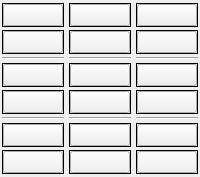
    <widget class="QWidget" name="shootbox" native="true">
     <property name="sizePolicy">
      <sizepolicy hsizetype="MinimumExpanding" vsizetype="MinimumExpanding">
       <horstretch>0</horstretch>
       <verstretch>0</verstretch>
      </sizepolicy>
     </property>
     <layout class="QGridLayout" name="shootingBOX">
      <property name="sizeConstraint">
       <enum>QLayout::SetNoConstraint</enum>
      </property>
      <property name="leftMargin">
       <number>2</number>
      </property>
      <property name="topMargin">
       <number>3</number>
      </property>
      <property name="rightMargin">
       <number>2</number>
      </property>
      <property name="bottomMargin">
       <number>3</number>
      </property>
      <property name="horizontalSpacing">
       <number>5</number>
      </property>
      <property name="verticalSpacing">
       <number>3</number>
      </property>
      <item row="6" column="0">
       <widget class="QFrame" name="frm12">
        <property name="frameShape">
         <enum>QFrame::Box</enum>
        </property>
        <property name="frameShadow">
         <enum>QFrame::Plain</enum>
        </property>
        <layout class="QHBoxLayout" name="horizontalLayout_37">
         <property name="spacing">
          <number>0</number>
         </property>
         <property name="leftMargin">
          <number>0</number>
         </property>
         <property name="topMargin">
          <number>0</number>
         </property>
         <property name="rightMargin">
          <number>0</number>
         </property>
         <property name="bottomMargin">
          <number>0</number>
         </property>
         <item>
          <widget class="QPushButton" name="gl12">
           <property name="sizePolicy">
            <sizepolicy hsizetype="Preferred" vsizetype="Preferred">
             <horstretch>0</horstretch>
             <verstretch>0</verstretch>
            </sizepolicy>
           </property>
           <property name="text">
            <string/>
           </property>
           <property name="checkable">
            <bool>true</bool>
           </property>
          </widget>
         </item>
        </layout>
       </widget>
      </item>
      <item row="6" column="1">
       <widget class="QFrame" name="frm13">
        <property name="frameShape">
         <enum>QFrame::Box</enum>
        </property>
        <property name="frameShadow">
         <enum>QFrame::Plain</enum>
        </property>
        <layout class="QHBoxLayout" name="horizontalLayout_39">
         <property name="spacing">
          <number>0</number>
         </property>
         <property name="leftMargin">
          <number>0</number>
         </property>
         <property name="topMargin">
          <number>0</number>
         </property>
         <property name="rightMargin">
          <number>0</number>
         </property>
         <property name="bottomMargin">
          <number>0</number>
         </property>
         <item>
          <widget class="QPushButton" name="gl13">
           <property name="sizePolicy">
            <sizepolicy hsizetype="Preferred" vsizetype="Preferred">
             <horstretch>0</horstretch>
             <verstretch>0</verstretch>
            </sizepolicy>
           </property>
           <property name="text">
            <string/>
           </property>
           <property name="checkable">
            <bool>true</bool>
           </property>
          </widget>
         </item>
        </layout>
       </widget>
      </item>
      <item row="7" column="1">
       <widget class="QFrame" name="frm16">
        <property name="frameShape">
         <enum>QFrame::Box</enum>
        </property>
        <property name="frameShadow">
         <enum>QFrame::Plain</enum>
        </property>
        <layout class="QHBoxLayout" name="horizontalLayout_38">
         <property name="spacing">
          <number>0</number>
         </property>
         <property name="leftMargin">
          <number>0</number>
         </property>
         <property name="topMargin">
          <number>0</number>
         </property>
         <property name="rightMargin">
          <number>0</number>
         </property>
         <property name="bottomMargin">
          <number>0</number>
         </property>
         <item>
          <widget class="QPushButton" name="gl16">
           <property name="sizePolicy">
            <sizepolicy hsizetype="Preferred" vsizetype="Preferred">
             <horstretch>0</horstretch>
             <verstretch>0</verstretch>
            </sizepolicy>
           </property>
           <property name="text">
            <string/>
           </property>
           <property name="checkable">
            <bool>true</bool>
           </property>
          </widget>
         </item>
        </layout>
       </widget>
      </item>
      <item row="7" column="2">
       <widget class="QFrame" name="frm17">
        <property name="frameShape">
         <enum>QFrame::Box</enum>
        </property>
        <property name="frameShadow">
         <enum>QFrame::Plain</enum>
        </property>
        <layout class="QHBoxLayout" name="horizontalLayout_43">
         <property name="spacing">
          <number>0</number>
         </property>
         <property name="leftMargin">
          <number>0</number>
         </property>
         <property name="topMargin">
          <number>0</number>
         </property>
         <property name="rightMargin">
          <number>0</number>
         </property>
         <property name="bottomMargin">
          <number>0</number>
         </property>
         <item>
          <widget class="QPushButton" name="gl17">
           <property name="sizePolicy">
            <sizepolicy hsizetype="Preferred" vsizetype="Preferred">
             <horstretch>0</horstretch>
             <verstretch>0</verstretch>
            </sizepolicy>
           </property>
           <property name="text">
            <string/>
           </property>
           <property name="checkable">
            <bool>true</bool>
           </property>
          </widget>
         </item>
        </layout>
       </widget>
      </item>
      <item row="0" column="0">
       <widget class="QFrame" name="frm0">
        <property name="frameShape">
         <enum>QFrame::Box</enum>
        </property>
        <property name="frameShadow">
         <enum>QFrame::Plain</enum>
        </property>
        <layout class="QHBoxLayout" name="horizontalLayout_26">
         <property name="spacing">
          <number>0</number>
         </property>
         <property name="leftMargin">
          <number>0</number>
         </property>
         <property name="topMargin">
          <number>0</number>
         </property>
         <property name="rightMargin">
          <number>0</number>
         </property>
         <property name="bottomMargin">
          <number>0</number>
         </property>
         <item>
          <widget class="QPushButton" name="gl0">
           <property name="sizePolicy">
            <sizepolicy hsizetype="Preferred" vsizetype="Preferred">
             <horstretch>0</horstretch>
             <verstretch>0</verstretch>
            </sizepolicy>
           </property>
           <property name="text">
            <string/>
           </property>
           <property name="checkable">
            <bool>true</bool>
           </property>
          </widget>
         </item>
        </layout>
       </widget>
      </item>
      <item row="3" column="2">
       <widget class="QFrame" name="frm8">
        <property name="frameShape">
         <enum>QFrame::Box</enum>
        </property>
        <property name="frameShadow">
         <enum>QFrame::Plain</enum>
        </property>
        <layout class="QHBoxLayout" name="horizontalLayout_40">
         <property name="spacing">
          <number>0</number>
         </property>
         <property name="leftMargin">
          <number>0</number>
         </property>
         <property name="topMargin">
          <number>0</number>
         </property>
         <property name="rightMargin">
          <number>0</number>
         </property>
         <property name="bottomMargin">
          <number>0</number>
         </property>
         <item>
          <widget class="QPushButton" name="gl8">
           <property name="sizePolicy">
            <sizepolicy hsizetype="Preferred" vsizetype="Preferred">
             <horstretch>0</horstretch>
             <verstretch>0</verstretch>
            </sizepolicy>
           </property>
           <property name="text">
            <string/>
           </property>
           <property name="checkable">
            <bool>true</bool>
           </property>
          </widget>
         </item>
        </layout>
       </widget>
      </item>
      <item row="0" column="2">
       <widget class="QFrame" name="frm2">
        <property name="frameShape">
         <enum>QFrame::Box</enum>
        </property>
        <property name="frameShadow">
         <enum>QFrame::Plain</enum>
        </property>
        <layout class="QHBoxLayout" name="horizontalLayout_30">
         <property name="spacing">
          <number>0</number>
         </property>
         <property name="leftMargin">
          <number>0</number>
         </property>
         <property name="topMargin">
          <number>0</number>
         </property>
         <property name="rightMargin">
          <number>0</number>
         </property>
         <property name="bottomMargin">
          <number>0</number>
         </property>
         <item>
          <widget class="QPushButton" name="gl2">
           <property name="sizePolicy">
            <sizepolicy hsizetype="Preferred" vsizetype="Preferred">
             <horstretch>0</horstretch>
             <verstretch>0</verstretch>
            </sizepolicy>
           </property>
           <property name="text">
            <string/>
           </property>
           <property name="checkable">
            <bool>true</bool>
           </property>
          </widget>
         </item>
        </layout>
       </widget>
      </item>
      <item row="1" column="1">
       <widget class="QFrame" name="frm4">
        <property name="frameShape">
         <enum>QFrame::Box</enum>
        </property>
        <property name="frameShadow">
         <enum>QFrame::Plain</enum>
        </property>
        <layout class="QHBoxLayout" name="horizontalLayout_29">
         <property name="spacing">
          <number>0</number>
         </property>
         <property name="leftMargin">
          <number>0</number>
         </property>
         <property name="topMargin">
          <number>0</number>
         </property>
         <property name="rightMargin">
          <number>0</number>
         </property>
         <property name="bottomMargin">
          <number>0</number>
         </property>
         <item>
          <widget class="QPushButton" name="gl4">
           <property name="sizePolicy">
            <sizepolicy hsizetype="Preferred" vsizetype="Preferred">
             <horstretch>0</horstretch>
             <verstretch>0</verstretch>
            </sizepolicy>
           </property>
           <property name="text">
            <string/>
           </property>
           <property name="checkable">
            <bool>true</bool>
           </property>
          </widget>
         </item>
        </layout>
       </widget>
      </item>
      <item row="6" column="2">
       <widget class="QFrame" name="frm14">
        <property name="frameShape">
         <enum>QFrame::Box</enum>
        </property>
        <property name="frameShadow">
         <enum>QFrame::Plain</enum>
        </property>
        <layout class="QHBoxLayout" name="horizontalLayout_42">
         <property name="spacing">
          <number>0</number>
         </property>
         <property name="leftMargin">
          <number>0</number>
         </property>
         <property name="topMargin">
          <number>0</number>
         </property>
         <property name="rightMargin">
          <number>0</number>
         </property>
         <property name="bottomMargin">
          <number>0</number>
         </property>
         <item>
          <widget class="QPushButton" name="gl14">
           <property name="sizePolicy">
            <sizepolicy hsizetype="Preferred" vsizetype="Preferred">
             <horstretch>0</horstretch>
             <verstretch>0</verstretch>
            </sizepolicy>
           </property>
           <property name="text">
            <string/>
           </property>
           <property name="checkable">
            <bool>true</bool>
           </property>
          </widget>
         </item>
        </layout>
       </widget>
      </item>
      <item row="2" column="2">
       <widget class="Line" name="line">
        <property name="frameShadow">
         <enum>QFrame::Sunken</enum>
        </property>
        <property name="orientation">
         <enum>Qt::Horizontal</enum>
        </property>
       </widget>
      </item>
      <item row="7" column="0">
       <widget class="QFrame" name="frm15">
        <property name="frameShape">
         <enum>QFrame::Box</enum>
        </property>
        <property name="frameShadow">
         <enum>QFrame::Plain</enum>
        </property>
        <layout class="QHBoxLayout" name="horizontalLayout_36">
         <property name="spacing">
          <number>0</number>
         </property>
         <property name="leftMargin">
          <number>0</number>
         </property>
         <property name="topMargin">
          <number>0</number>
         </property>
         <property name="rightMargin">
          <number>0</number>
         </property>
         <property name="bottomMargin">
          <number>0</number>
         </property>
         <item>
          <widget class="QPushButton" name="gl15">
           <property name="sizePolicy">
            <sizepolicy hsizetype="Preferred" vsizetype="Preferred">
             <horstretch>0</horstretch>
             <verstretch>0</verstretch>
            </sizepolicy>
           </property>
           <property name="text">
            <string/>
           </property>
           <property name="checkable">
            <bool>true</bool>
           </property>
          </widget>
         </item>
        </layout>
       </widget>
      </item>
      <item row="5" column="2">
       <widget class="Line" name="line_4">
        <property name="orientation">
         <enum>Qt::Horizontal</enum>
        </property>
       </widget>
      </item>
      <item row="0" column="1">
       <widget class="QFrame" name="frm1">
        <property name="frameShape">
         <enum>QFrame::Box</enum>
        </property>
        <property name="frameShadow">
         <enum>QFrame::Plain</enum>
        </property>
        <layout class="QHBoxLayout" name="horizontalLayout_28">
         <property name="spacing">
          <number>0</number>
         </property>
         <property name="leftMargin">
          <number>0</number>
         </property>
         <property name="topMargin">
          <number>0</number>
         </property>
         <property name="rightMargin">
          <number>0</number>
         </property>
         <property name="bottomMargin">
          <number>0</number>
         </property>
         <item>
          <widget class="QPushButton" name="gl1">
           <property name="sizePolicy">
            <sizepolicy hsizetype="Preferred" vsizetype="Preferred">
             <horstretch>0</horstretch>
             <verstretch>0</verstretch>
            </sizepolicy>
           </property>
           <property name="text">
            <string/>
           </property>
           <property name="checkable">
            <bool>true</bool>
           </property>
          </widget>
         </item>
        </layout>
       </widget>
      </item>
      <item row="3" column="1">
       <widget class="QFrame" name="frm7">
        <property name="frameShape">
         <enum>QFrame::Box</enum>
        </property>
        <property name="frameShadow">
         <enum>QFrame::Plain</enum>
        </property>
        <layout class="QHBoxLayout" name="horizontalLayout_34">
         <property name="spacing">
          <number>0</number>
         </property>
         <property name="leftMargin">
          <number>0</number>
         </property>
         <property name="topMargin">
          <number>0</number>
         </property>
         <property name="rightMargin">
          <number>0</number>
         </property>
         <property name="bottomMargin">
          <number>0</number>
         </property>
         <item>
          <widget class="QPushButton" name="gl7">
           <property name="sizePolicy">
            <sizepolicy hsizetype="Preferred" vsizetype="Preferred">
             <horstretch>0</horstretch>
             <verstretch>0</verstretch>
            </sizepolicy>
           </property>
           <property name="text">
            <string/>
           </property>
           <property name="checkable">
            <bool>true</bool>
           </property>
          </widget>
         </item>
        </layout>
       </widget>
      </item>
      <item row="1" column="0">
       <widget class="QFrame" name="frm3">
        <property name="frameShape">
         <enum>QFrame::Box</enum>
        </property>
        <property name="frameShadow">
         <enum>QFrame::Plain</enum>
        </property>
        <layout class="QHBoxLayout" name="horizontalLayout_27">
         <property name="spacing">
          <number>0</number>
         </property>
         <property name="leftMargin">
          <number>0</number>
         </property>
         <property name="topMargin">
          <number>0</number>
         </property>
         <property name="rightMargin">
          <number>0</number>
         </property>
         <property name="bottomMargin">
          <number>0</number>
         </property>
         <item>
          <widget class="QPushButton" name="gl3">
           <property name="sizePolicy">
            <sizepolicy hsizetype="Preferred" vsizetype="Preferred">
             <horstretch>0</horstretch>
             <verstretch>0</verstretch>
            </sizepolicy>
           </property>
           <property name="text">
            <string/>
           </property>
           <property name="checkable">
            <bool>true</bool>
           </property>
          </widget>
         </item>
        </layout>
       </widget>
      </item>
      <item row="4" column="0">
       <widget class="QFrame" name="frm9">
        <property name="frameShape">
         <enum>QFrame::Box</enum>
        </property>
        <property name="frameShadow">
         <enum>QFrame::Plain</enum>
        </property>
        <layout class="QHBoxLayout" name="horizontalLayout_33">
         <property name="spacing">
          <number>0</number>
         </property>
         <property name="leftMargin">
          <number>0</number>
         </property>
         <property name="topMargin">
          <number>0</number>
         </property>
         <property name="rightMargin">
          <number>0</number>
         </property>
         <property name="bottomMargin">
          <number>0</number>
         </property>
         <item>
          <widget class="QPushButton" name="gl9">
           <property name="sizePolicy">
            <sizepolicy hsizetype="Preferred" vsizetype="Preferred">
             <horstretch>0</horstretch>
             <verstretch>0</verstretch>
            </sizepolicy>
           </property>
           <property name="baseSize">
            <size>
             <width>40</width>
             <height>40</height>
            </size>
           </property>
           <property name="text">
            <string/>
           </property>
           <property name="checkable">
            <bool>true</bool>
           </property>
          </widget>
         </item>
        </layout>
       </widget>
      </item>
      <item row="3" column="0">
       <widget class="QFrame" name="frm6">
        <property name="frameShape">
         <enum>QFrame::Box</enum>
        </property>
        <property name="frameShadow">
         <enum>QFrame::Plain</enum>
        </property>
        <layout class="QHBoxLayout" name="horizontalLayout_32">
         <property name="spacing">
          <number>0</number>
         </property>
         <property name="leftMargin">
          <number>0</number>
         </property>
         <property name="topMargin">
          <number>0</number>
         </property>
         <property name="rightMargin">
          <number>0</number>
         </property>
         <property name="bottomMargin">
          <number>0</number>
         </property>
         <item>
          <widget class="QPushButton" name="gl6">
           <property name="sizePolicy">
            <sizepolicy hsizetype="Preferred" vsizetype="Preferred">
             <horstretch>0</horstretch>
             <verstretch>0</verstretch>
            </sizepolicy>
           </property>
           <property name="text">
            <string/>
           </property>
           <property name="checkable">
            <bool>true</bool>
           </property>
          </widget>
         </item>
        </layout>
       </widget>
      </item>
      <item row="4" column="1">
       <widget class="QFrame" name="frm10">
        <property name="frameShape">
         <enum>QFrame::Box</enum>
        </property>
        <property name="frameShadow">
         <enum>QFrame::Plain</enum>
        </property>
        <layout class="QHBoxLayout" name="horizontalLayout_35">
         <property name="spacing">
          <number>0</number>
         </property>
         <property name="leftMargin">
          <number>0</number>
         </property>
         <property name="topMargin">
          <number>0</number>
         </property>
         <property name="rightMargin">
          <number>0</number>
         </property>
         <property name="bottomMargin">
          <number>0</number>
         </property>
         <item>
          <widget class="QPushButton" name="gl10">
           <property name="sizePolicy">
            <sizepolicy hsizetype="Preferred" vsizetype="Preferred">
             <horstretch>0</horstretch>
             <verstretch>0</verstretch>
            </sizepolicy>
           </property>
           <property name="text">
            <string/>
           </property>
           <property name="checkable">
            <bool>true</bool>
           </property>
          </widget>
         </item>
        </layout>
       </widget>
      </item>
      <item row="1" column="2">
       <widget class="QFrame" name="frm5">
        <property name="frameShape">
         <enum>QFrame::Box</enum>
        </property>
        <property name="frameShadow">
         <enum>QFrame::Plain</enum>
        </property>
        <layout class="QHBoxLayout" name="horizontalLayout_31">
         <property name="spacing">
          <number>0</number>
         </property>
         <property name="leftMargin">
          <number>0</number>
         </property>
         <property name="topMargin">
          <number>0</number>
         </property>
         <property name="rightMargin">
          <number>0</number>
         </property>
         <property name="bottomMargin">
          <number>0</number>
         </property>
         <item>
          <widget class="QPushButton" name="gl5">
           <property name="sizePolicy">
            <sizepolicy hsizetype="Preferred" vsizetype="Preferred">
             <horstretch>0</horstretch>
             <verstretch>0</verstretch>
            </sizepolicy>
           </property>
           <property name="text">
            <string/>
           </property>
           <property name="checkable">
            <bool>true</bool>
           </property>
          </widget>
         </item>
        </layout>
       </widget>
      </item>
      <item row="4" column="2">
       <widget class="QFrame" name="frm11">
        <property name="frameShape">
         <enum>QFrame::Box</enum>
        </property>
        <property name="frameShadow">
         <enum>QFrame::Plain</enum>
        </property>
        <layout class="QHBoxLayout" name="horizontalLayout_41">
         <property name="spacing">
          <number>0</number>
         </property>
         <property name="leftMargin">
          <number>0</number>
         </property>
         <property name="topMargin">
          <number>0</number>
         </property>
         <property name="rightMargin">
          <number>0</number>
         </property>
         <property name="bottomMargin">
          <number>0</number>
         </property>
         <item>
          <widget class="QPushButton" name="gl11">
           <property name="sizePolicy">
            <sizepolicy hsizetype="Preferred" vsizetype="Preferred">
             <horstretch>0</horstretch>
             <verstretch>0</verstretch>
            </sizepolicy>
           </property>
           <property name="text">
            <string/>
           </property>
           <property name="checkable">
            <bool>true</bool>
           </property>
          </widget>
         </item>
        </layout>
       </widget>
      </item>
      <item row="5" column="1">
       <widget class="Line" name="line_2">
        <property name="orientation">
         <enum>Qt::Horizontal</enum>
        </property>
       </widget>
      </item>
      <item row="5" column="0">
       <widget class="Line" name="line_3">
        <property name="orientation">
         <enum>Qt::Horizontal</enum>
        </property>
       </widget>
      </item>
      <item row="2" column="0">
       <widget class="Line" name="line_5">
        <property name="orientation">
         <enum>Qt::Horizontal</enum>
        </property>
       </widget>
      </item>
      <item row="2" column="1">
       <widget class="Line" name="line_6">
        <property name="orientation">
         <enum>Qt::Horizontal</enum>
        </property>
       </widget>
      </item>
     </layout>
    </widget>
